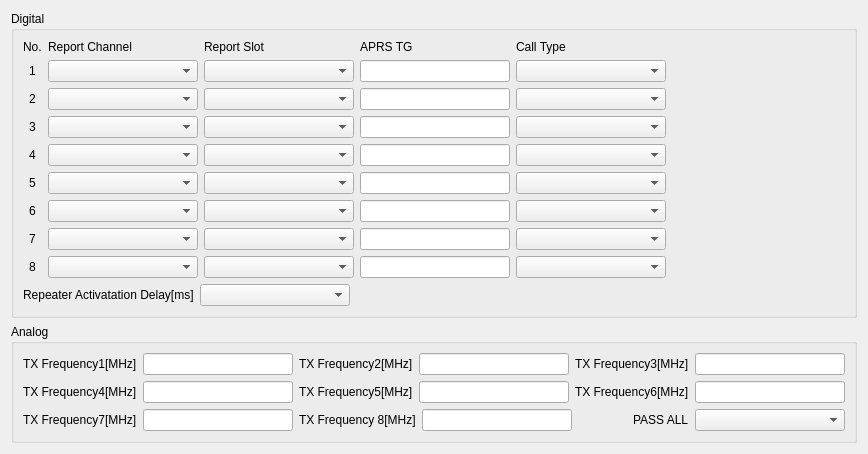
       <widget class="QWidget" name="widget_3" native="true">
        <layout class="QVBoxLayout" name="verticalLayout_2">
         <item>
          <widget class="QGroupBox" name="groupBox_2">
           <property name="title">
            <string>Digital</string>
           </property>
           <layout class="QVBoxLayout" name="verticalLayout_5">
            <item>
             <layout class="QGridLayout" name="gridLayout">
              <item row="2" column="1">
               <widget class="QComboBox" name="digitalReportChannel2Cmbx">
                <property name="minimumSize">
                 <size>
                  <width>150</width>
                  <height>0</height>
                 </size>
                </property>
                <property name="maximumSize">
                 <size>
                  <width>150</width>
                  <height>16777215</height>
                 </size>
                </property>
               </widget>
              </item>
              <item row="7" column="0">
               <widget class="QLabel" name="label_20">
                <property name="text">
                 <string>7</string>
                </property>
                <property name="alignment">
                 <set>Qt::AlignmentFlag::AlignCenter</set>
                </property>
               </widget>
              </item>
              <item row="3" column="4">
               <widget class="QComboBox" name="digitalReportCallType3Cmbx">
                <property name="minimumSize">
                 <size>
                  <width>150</width>
                  <height>0</height>
                 </size>
                </property>
                <property name="maximumSize">
                 <size>
                  <width>150</width>
                  <height>16777215</height>
                 </size>
                </property>
               </widget>
              </item>
              <item row="0" column="4">
               <widget class="QLabel" name="label_24">
                <property name="text">
                 <string>Call Type</string>
                </property>
               </widget>
              </item>
              <item row="0" column="0">
               <widget class="QLabel" name="label_13">
                <property name="text">
                 <string>No.</string>
                </property>
               </widget>
              </item>
              <item row="2" column="2">
               <widget class="QComboBox" name="digitalReportSlot2Cmbx">
                <property name="minimumSize">
                 <size>
                  <width>150</width>
                  <height>0</height>
                 </size>
                </property>
                <property name="maximumSize">
                 <size>
                  <width>150</width>
                  <height>16777215</height>
                 </size>
                </property>
               </widget>
              </item>
              <item row="6" column="0">
               <widget class="QLabel" name="label_19">
                <property name="text">
                 <string>6</string>
                </property>
                <property name="alignment">
                 <set>Qt::AlignmentFlag::AlignCenter</set>
                </property>
               </widget>
              </item>
              <item row="7" column="3">
               <widget class="QLineEdit" name="digitalReportTg7Txt">
                <property name="minimumSize">
                 <size>
                  <width>150</width>
                  <height>0</height>
                 </size>
                </property>
                <property name="maximumSize">
                 <size>
                  <width>150</width>
                  <height>16777215</height>
                 </size>
                </property>
                <property name="maxLength">
                 <number>8</number>
                </property>
                <property name="alignment">
                 <set>Qt::AlignmentFlag::AlignCenter</set>
                </property>
               </widget>
              </item>
              <item row="1" column="4">
               <widget class="QComboBox" name="digitalReportCallType1Cmbx">
                <property name="minimumSize">
                 <size>
                  <width>150</width>
                  <height>0</height>
                 </size>
                </property>
                <property name="maximumSize">
                 <size>
                  <width>150</width>
                  <height>16777215</height>
                 </size>
                </property>
               </widget>
              </item>
              <item row="5" column="2">
               <widget class="QComboBox" name="digitalReportSlot5Cmbx">
                <property name="minimumSize">
                 <size>
                  <width>150</width>
                  <height>0</height>
                 </size>
                </property>
                <property name="maximumSize">
                 <size>
                  <width>150</width>
                  <height>16777215</height>
                 </size>
                </property>
               </widget>
              </item>
              <item row="0" column="2">
               <widget class="QLabel" name="label_22">
                <property name="text">
                 <string>Report Slot</string>
                </property>
               </widget>
              </item>
              <item row="1" column="1">
               <widget class="QComboBox" name="digitalReportChannel1Cmbx">
                <property name="minimumSize">
                 <size>
                  <width>150</width>
                  <height>0</height>
                 </size>
                </property>
                <property name="maximumSize">
                 <size>
                  <width>150</width>
                  <height>16777215</height>
                 </size>
                </property>
               </widget>
              </item>
              <item row="2" column="3">
               <widget class="QLineEdit" name="digitalReportTg2Txt">
                <property name="minimumSize">
                 <size>
                  <width>150</width>
                  <height>0</height>
                 </size>
                </property>
                <property name="maximumSize">
                 <size>
                  <width>150</width>
                  <height>16777215</height>
                 </size>
                </property>
                <property name="maxLength">
                 <number>8</number>
                </property>
                <property name="alignment">
                 <set>Qt::AlignmentFlag::AlignCenter</set>
                </property>
               </widget>
              </item>
              <item row="5" column="1">
               <widget class="QComboBox" name="digitalReportChannel5Cmbx">
                <property name="minimumSize">
                 <size>
                  <width>150</width>
                  <height>0</height>
                 </size>
                </property>
                <property name="maximumSize">
                 <size>
                  <width>150</width>
                  <height>16777215</height>
                 </size>
                </property>
               </widget>
              </item>
              <item row="3" column="3">
               <widget class="QLineEdit" name="digitalReportTg3Txt">
                <property name="minimumSize">
                 <size>
                  <width>150</width>
                  <height>0</height>
                 </size>
                </property>
                <property name="maximumSize">
                 <size>
                  <width>150</width>
                  <height>16777215</height>
                 </size>
                </property>
                <property name="maxLength">
                 <number>8</number>
                </property>
                <property name="alignment">
                 <set>Qt::AlignmentFlag::AlignCenter</set>
                </property>
               </widget>
              </item>
              <item row="8" column="1">
               <widget class="QComboBox" name="digitalReportChannel8Cmbx">
                <property name="minimumSize">
                 <size>
                  <width>150</width>
                  <height>0</height>
                 </size>
                </property>
                <property name="maximumSize">
                 <size>
                  <width>150</width>
                  <height>16777215</height>
                 </size>
                </property>
               </widget>
              </item>
              <item row="2" column="0">
               <widget class="QLabel" name="label_15">
                <property name="text">
                 <string>2</string>
                </property>
                <property name="alignment">
                 <set>Qt::AlignmentFlag::AlignCenter</set>
                </property>
               </widget>
              </item>
              <item row="3" column="1">
               <widget class="QComboBox" name="digitalReportChannel3Cmbx">
                <property name="minimumSize">
                 <size>
                  <width>150</width>
                  <height>0</height>
                 </size>
                </property>
                <property name="maximumSize">
                 <size>
                  <width>150</width>
                  <height>16777215</height>
                 </size>
                </property>
               </widget>
              </item>
              <item row="1" column="2">
               <widget class="QComboBox" name="digitalReportSlot1Cmbx">
                <property name="minimumSize">
                 <size>
                  <width>150</width>
                  <height>0</height>
                 </size>
                </property>
                <property name="maximumSize">
                 <size>
                  <width>150</width>
                  <height>16777215</height>
                 </size>
                </property>
               </widget>
              </item>
              <item row="8" column="3">
               <widget class="QLineEdit" name="digitalReportTg8Txt">
                <property name="minimumSize">
                 <size>
                  <width>150</width>
                  <height>0</height>
                 </size>
                </property>
                <property name="maximumSize">
                 <size>
                  <width>150</width>
                  <height>16777215</height>
                 </size>
                </property>
                <property name="maxLength">
                 <number>8</number>
                </property>
                <property name="alignment">
                 <set>Qt::AlignmentFlag::AlignCenter</set>
                </property>
               </widget>
              </item>
              <item row="6" column="4">
               <widget class="QComboBox" name="digitalReportCallType6Cmbx">
                <property name="minimumSize">
                 <size>
                  <width>150</width>
                  <height>0</height>
                 </size>
                </property>
                <property name="maximumSize">
                 <size>
                  <width>150</width>
                  <height>16777215</height>
                 </size>
                </property>
               </widget>
              </item>
              <item row="1" column="3">
               <widget class="QLineEdit" name="digitalReportTg1Txt">
                <property name="minimumSize">
                 <size>
                  <width>150</width>
                  <height>0</height>
                 </size>
                </property>
                <property name="maximumSize">
                 <size>
                  <width>150</width>
                  <height>16777215</height>
                 </size>
                </property>
                <property name="maxLength">
                 <number>8</number>
                </property>
                <property name="alignment">
                 <set>Qt::AlignmentFlag::AlignCenter</set>
                </property>
               </widget>
              </item>
              <item row="8" column="0">
               <widget class="QLabel" name="label_21">
                <property name="text">
                 <string>8</string>
                </property>
                <property name="alignment">
                 <set>Qt::AlignmentFlag::AlignCenter</set>
                </property>
               </widget>
              </item>
              <item row="6" column="1">
               <widget class="QComboBox" name="digitalReportChannel6Cmbx">
                <property name="minimumSize">
                 <size>
                  <width>150</width>
                  <height>0</height>
                 </size>
                </property>
                <property name="maximumSize">
                 <size>
                  <width>150</width>
                  <height>16777215</height>
                 </size>
                </property>
               </widget>
              </item>
              <item row="7" column="1">
               <widget class="QComboBox" name="digitalReportChannel7Cmbx">
                <property name="minimumSize">
                 <size>
                  <width>150</width>
                  <height>0</height>
                 </size>
                </property>
                <property name="maximumSize">
                 <size>
                  <width>150</width>
                  <height>16777215</height>
                 </size>
                </property>
               </widget>
              </item>
              <item row="8" column="4">
               <widget class="QComboBox" name="digitalReportCallType8Cmbx">
                <property name="minimumSize">
                 <size>
                  <width>150</width>
                  <height>0</height>
                 </size>
                </property>
                <property name="maximumSize">
                 <size>
                  <width>150</width>
                  <height>16777215</height>
                 </size>
                </property>
               </widget>
              </item>
              <item row="7" column="4">
               <widget class="QComboBox" name="digitalReportCallType7Cmbx">
                <property name="minimumSize">
                 <size>
                  <width>150</width>
                  <height>0</height>
                 </size>
                </property>
                <property name="maximumSize">
                 <size>
                  <width>150</width>
                  <height>16777215</height>
                 </size>
                </property>
               </widget>
              </item>
              <item row="4" column="3">
               <widget class="QLineEdit" name="digitalReportTg4Txt">
                <property name="minimumSize">
                 <size>
                  <width>150</width>
                  <height>0</height>
                 </size>
                </property>
                <property name="maximumSize">
                 <size>
                  <width>150</width>
                  <height>16777215</height>
                 </size>
                </property>
                <property name="maxLength">
                 <number>8</number>
                </property>
                <property name="alignment">
                 <set>Qt::AlignmentFlag::AlignCenter</set>
                </property>
               </widget>
              </item>
              <item row="4" column="1">
               <widget class="QComboBox" name="digitalReportChannel4Cmbx">
                <property name="minimumSize">
                 <size>
                  <width>150</width>
                  <height>0</height>
                 </size>
                </property>
                <property name="maximumSize">
                 <size>
                  <width>150</width>
                  <height>16777215</height>
                 </size>
                </property>
               </widget>
              </item>
              <item row="6" column="2">
               <widget class="QComboBox" name="digitalReportSlot6Cmbx">
                <property name="minimumSize">
                 <size>
                  <width>150</width>
                  <height>0</height>
                 </size>
                </property>
                <property name="maximumSize">
                 <size>
                  <width>150</width>
                  <height>16777215</height>
                 </size>
                </property>
               </widget>
              </item>
              <item row="4" column="4">
               <widget class="QComboBox" name="digitalReportCallType4Cmbx">
                <property name="minimumSize">
                 <size>
                  <width>150</width>
                  <height>0</height>
                 </size>
                </property>
                <property name="maximumSize">
                 <size>
                  <width>150</width>
                  <height>16777215</height>
                 </size>
                </property>
               </widget>
              </item>
              <item row="0" column="1">
               <widget class="QLabel" name="label_12">
                <property name="text">
                 <string>Report Channel</string>
                </property>
               </widget>
              </item>
              <item row="8" column="2">
               <widget class="QComboBox" name="digitalReportSlot8Cmbx">
                <property name="minimumSize">
                 <size>
                  <width>150</width>
                  <height>0</height>
                 </size>
                </property>
                <property name="maximumSize">
                 <size>
                  <width>150</width>
                  <height>16777215</height>
                 </size>
                </property>
               </widget>
              </item>
              <item row="4" column="0">
               <widget class="QLabel" name="label_17">
                <property name="text">
                 <string>4</string>
                </property>
                <property name="alignment">
                 <set>Qt::AlignmentFlag::AlignCenter</set>
                </property>
               </widget>
              </item>
              <item row="4" column="2">
               <widget class="QComboBox" name="digitalReportSlot4Cmbx">
                <property name="minimumSize">
                 <size>
                  <width>150</width>
                  <height>0</height>
                 </size>
                </property>
                <property name="maximumSize">
                 <size>
                  <width>150</width>
                  <height>16777215</height>
                 </size>
                </property>
               </widget>
              </item>
              <item row="2" column="4">
               <widget class="QComboBox" name="digitalReportCallType2Cmbx">
                <property name="minimumSize">
                 <size>
                  <width>150</width>
                  <height>0</height>
                 </size>
                </property>
                <property name="maximumSize">
                 <size>
                  <width>150</width>
                  <height>16777215</height>
                 </size>
                </property>
               </widget>
              </item>
              <item row="5" column="3">
               <widget class="QLineEdit" name="digitalReportTg5Txt">
                <property name="minimumSize">
                 <size>
                  <width>150</width>
                  <height>0</height>
                 </size>
                </property>
                <property name="maximumSize">
                 <size>
                  <width>150</width>
                  <height>16777215</height>
                 </size>
                </property>
                <property name="maxLength">
                 <number>8</number>
                </property>
                <property name="alignment">
                 <set>Qt::AlignmentFlag::AlignCenter</set>
                </property>
               </widget>
              </item>
              <item row="1" column="0">
               <widget class="QLabel" name="label_14">
                <property name="text">
                 <string>1</string>
                </property>
                <property name="alignment">
                 <set>Qt::AlignmentFlag::AlignCenter</set>
                </property>
               </widget>
              </item>
              <item row="0" column="3">
               <widget class="QLabel" name="label_23">
                <property name="text">
                 <string>APRS TG</string>
                </property>
               </widget>
              </item>
              <item row="6" column="3">
               <widget class="QLineEdit" name="digitalReportTg6Txt">
                <property name="minimumSize">
                 <size>
                  <width>150</width>
                  <height>0</height>
                 </size>
                </property>
                <property name="maximumSize">
                 <size>
                  <width>150</width>
                  <height>16777215</height>
                 </size>
                </property>
                <property name="maxLength">
                 <number>8</number>
                </property>
                <property name="alignment">
                 <set>Qt::AlignmentFlag::AlignCenter</set>
                </property>
               </widget>
              </item>
              <item row="7" column="2">
               <widget class="QComboBox" name="digitalReportSlot7Cmbx">
                <property name="minimumSize">
                 <size>
                  <width>150</width>
                  <height>0</height>
                 </size>
                </property>
                <property name="maximumSize">
                 <size>
                  <width>150</width>
                  <height>16777215</height>
                 </size>
                </property>
               </widget>
              </item>
              <item row="5" column="4">
               <widget class="QComboBox" name="digitalReportCallType5Cmbx">
                <property name="minimumSize">
                 <size>
                  <width>150</width>
                  <height>0</height>
                 </size>
                </property>
                <property name="maximumSize">
                 <size>
                  <width>150</width>
                  <height>16777215</height>
                 </size>
                </property>
               </widget>
              </item>
              <item row="5" column="0">
               <widget class="QLabel" name="label_18">
                <property name="text">
                 <string>5</string>
                </property>
                <property name="alignment">
                 <set>Qt::AlignmentFlag::AlignCenter</set>
                </property>
               </widget>
              </item>
              <item row="3" column="2">
               <widget class="QComboBox" name="digitalReportSlot3Cmbx">
                <property name="minimumSize">
                 <size>
                  <width>150</width>
                  <height>0</height>
                 </size>
                </property>
                <property name="maximumSize">
                 <size>
                  <width>150</width>
                  <height>16777215</height>
                 </size>
                </property>
               </widget>
              </item>
              <item row="3" column="0">
               <widget class="QLabel" name="label_16">
                <property name="text">
                 <string>3</string>
                </property>
                <property name="alignment">
                 <set>Qt::AlignmentFlag::AlignCenter</set>
                </property>
               </widget>
              </item>
              <item row="8" column="5">
               <spacer name="horizontalSpacer_3">
                <property name="orientation">
                 <enum>Qt::Orientation::Horizontal</enum>
                </property>
                <property name="sizeHint" stdset="0">
                 <size>
                  <width>40</width>
                  <height>20</height>
                 </size>
                </property>
               </spacer>
              </item>
             </layout>
            </item>
            <item>
             <layout class="QFormLayout" name="formLayout_3">
              <item row="0" column="0">
               <widget class="QLabel" name="label_11">
                <property name="text">
                 <string>Repeater Activatation Delay[ms]</string>
                </property>
               </widget>
              </item>
              <item row="0" column="1">
               <widget class="QComboBox" name="repeaterActivationDelayCmbx">
                <property name="maximumSize">
                 <size>
                  <width>150</width>
                  <height>16777215</height>
                 </size>
                </property>
               </widget>
              </item>
             </layout>
            </item>
           </layout>
          </widget>
         </item>
         <item>
          <widget class="QGroupBox" name="groupBox_3">
           <property name="title">
            <string>Analog</string>
           </property>
           <layout class="QVBoxLayout" name="verticalLayout_6">
            <item>
             <widget class="QWidget" name="widget_5" native="true">
              <layout class="QHBoxLayout" name="horizontalLayout_3">
               <property name="leftMargin">
                <number>0</number>
               </property>
               <property name="topMargin">
                <number>0</number>
               </property>
               <property name="rightMargin">
                <number>0</number>
               </property>
               <property name="bottomMargin">
                <number>0</number>
               </property>
               <item>
                <widget class="QLabel" name="label_25">
                 <property name="text">
                  <string>TX Frequency1[MHz]</string>
                 </property>
                </widget>
               </item>
               <item>
                <widget class="QLineEdit" name="analogTxFreq1Txt">
                 <property name="minimumSize">
                  <size>
                   <width>150</width>
                   <height>0</height>
                  </size>
                 </property>
                </widget>
               </item>
               <item>
                <widget class="QLabel" name="label_26">
                 <property name="text">
                  <string>TX Frequency2[MHz]</string>
                 </property>
                </widget>
               </item>
               <item>
                <widget class="QLineEdit" name="analogTxFreq2Txt">
                 <property name="minimumSize">
                  <size>
                   <width>150</width>
                   <height>0</height>
                  </size>
                 </property>
                </widget>
               </item>
               <item>
                <widget class="QLabel" name="label_27">
                 <property name="text">
                  <string>TX Frequency3[MHz]</string>
                 </property>
                </widget>
               </item>
               <item>
                <widget class="QLineEdit" name="analogTxFreq3Txt">
                 <property name="minimumSize">
                  <size>
                   <width>150</width>
                   <height>0</height>
                  </size>
                 </property>
                </widget>
               </item>
              </layout>
             </widget>
            </item>
            <item>
             <widget class="QWidget" name="widget_6" native="true">
              <layout class="QHBoxLayout" name="horizontalLayout_4">
               <property name="leftMargin">
                <number>0</number>
               </property>
               <property name="topMargin">
                <number>0</number>
               </property>
               <property name="rightMargin">
                <number>0</number>
               </property>
               <property name="bottomMargin">
                <number>0</number>
               </property>
               <item>
                <widget class="QLabel" name="label_28">
                 <property name="text">
                  <string>TX Frequency4[MHz]</string>
                 </property>
                </widget>
               </item>
               <item>
                <widget class="QLineEdit" name="analogTxFreq4Txt">
                 <property name="minimumSize">
                  <size>
                   <width>150</width>
                   <height>0</height>
                  </size>
                 </property>
                </widget>
               </item>
               <item>
                <widget class="QLabel" name="label_29">
                 <property name="text">
                  <string>TX Frequency5[MHz]</string>
                 </property>
                </widget>
               </item>
               <item>
                <widget class="QLineEdit" name="analogTxFreq5Txt">
                 <property name="minimumSize">
                  <size>
                   <width>150</width>
                   <height>0</height>
                  </size>
                 </property>
                </widget>
               </item>
               <item>
                <widget class="QLabel" name="label_30">
                 <property name="text">
                  <string>TX Frequency6[MHz]</string>
                 </property>
                </widget>
               </item>
               <item>
                <widget class="QLineEdit" name="analogTxFreq6Txt">
                 <property name="minimumSize">
                  <size>
                   <width>150</width>
                   <height>0</height>
                  </size>
                 </property>
                </widget>
               </item>
              </layout>
             </widget>
            </item>
            <item>
             <widget class="QWidget" name="widget_7" native="true">
              <layout class="QHBoxLayout" name="horizontalLayout_5">
               <property name="leftMargin">
                <number>0</number>
               </property>
               <property name="topMargin">
                <number>0</number>
               </property>
               <property name="rightMargin">
                <number>0</number>
               </property>
               <property name="bottomMargin">
                <number>0</number>
               </property>
               <item>
                <widget class="QLabel" name="label_31">
                 <property name="text">
                  <string>TX Frequency7[MHz]</string>
                 </property>
                </widget>
               </item>
               <item>
                <widget class="QLineEdit" name="analogTxFreq7Txt">
                 <property name="minimumSize">
                  <size>
                   <width>150</width>
                   <height>0</height>
                  </size>
                 </property>
                </widget>
               </item>
               <item>
                <widget class="QLabel" name="label_32">
                 <property name="text">
                  <string>TX Frequency 8[MHz]</string>
                 </property>
                </widget>
               </item>
               <item>
                <widget class="QLineEdit" name="analogTxFreq8Txt">
                 <property name="minimumSize">
                  <size>
                   <width>150</width>
                   <height>0</height>
                  </size>
                 </property>
                </widget>
               </item>
               <item>
                <spacer name="horizontalSpacer">
                 <property name="orientation">
                  <enum>Qt::Orientation::Horizontal</enum>
                 </property>
                 <property name="sizeHint" stdset="0">
                  <size>
                   <width>40</width>
                   <height>20</height>
                  </size>
                 </property>
                </spacer>
               </item>
               <item>
                <widget class="QLabel" name="label_33">
                 <property name="text">
                  <string>PASS ALL</string>
                 </property>
                </widget>
               </item>
               <item>
                <widget class="QComboBox" name="passAllCmbx">
                 <property name="minimumSize">
                  <size>
                   <width>150</width>
                   <height>0</height>
                  </size>
                 </property>
                </widget>
               </item>
              </layout>
             </widget>
            </item>
           </layout>
          </widget>
         </item>
        </layout>
       </widget>
